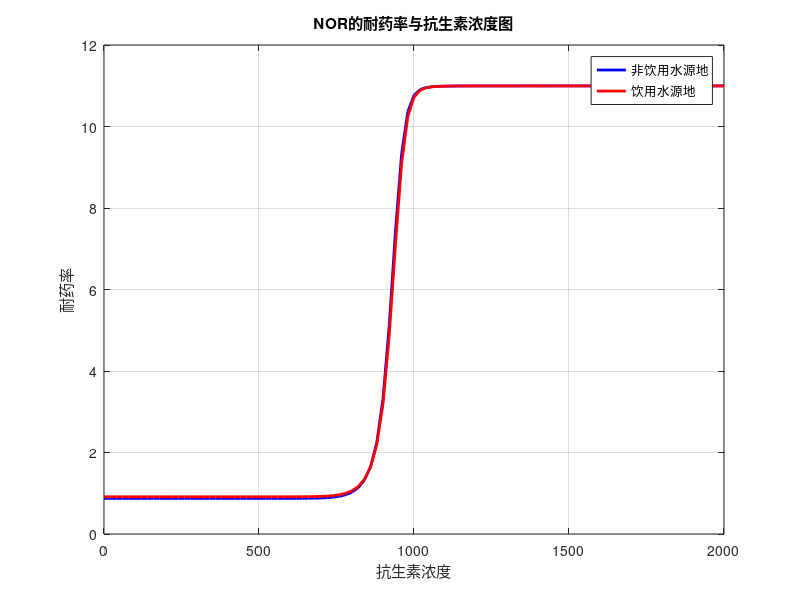

Recreate this plot in MATLAB.
% 参数设置
S0 = 1000; % 初始敏感细菌丰度
R0 = 100;  % 初始耐药细菌丰度
antibiotic_concentration = 0:20:2000; % 抗生素浓度范围
time = 0:0.01:100; % 时间范围，0到100，步长为0.01

% 非饮用水源地参数
M_non_drink = 5; % 营养浓度
mu_Rmax_non_drink = 0.09; % 耐药细菌最大生长速率
mu_Rmin_non_drink = -0.1; % 耐药细菌最小生长速率
mu_Smax_non_drink = 0.15; % 敏感细菌最大生长速率
mu_Smin_non_drink = -0.1; % 敏感细菌最小生长速率
d_non_drink = 0.9; % 死亡率
N = 100000; % 环境容纳量
k_non_drink = 20; % 希尔系数
KM_non_drink = 200; % 营养系数
MICs = 1000; % 敏感细菌希尔系数
MICr = 16000; % 耐药细菌希尔系数

% 饮用水源地参数
M_drink = 2; % 营养浓度
mu_Rmax_drink = 0.09;
mu_Rmin_drink = -0.1;
mu_Smax_drink = 0.14;
mu_Smin_drink = -0.1;
d_drink = 0.8;
k_drink = 20;
KM_drink = 100;

% 定义耐药率计算函数
calculate_resistance_rate = @(R, S, R0, S0) (R ./ (R + S)) ./ (R0 / (R0 + S0));

% 初始化曲线数据
resistance_rate_non_drink = zeros(length(antibiotic_concentration), length(time));
resistance_rate_drink = zeros(length(antibiotic_concentration), length(time));

% 模拟不同抗生素浓度下的细菌动态
for i = 1:length(antibiotic_concentration)
    a = antibiotic_concentration(i);
    
    % 初始化细菌丰度
    R_non_drink = R0;
    S_non_drink = S0;
    R_drink = R0;
    S_drink = S0;
    
    % 迭代时间步长
    for t = 1:length(time)
        % 计算非饮用水源地的耐药细菌增长速率
        growth_rate_R_non_drink = mu_Rmax_non_drink * M_non_drink / (KM_non_drink + M_non_drink) - ...
            ((mu_Rmax_non_drink * M_non_drink / (KM_non_drink + M_non_drink) - mu_Rmin_non_drink) * (a / MICr)^k_non_drink) / ...
            ((a / MICr)^k_non_drink - mu_Rmin_non_drink / mu_Rmax_non_drink);
        
        % 计算非饮用水源地的敏感细菌增长速率
        growth_rate_S_non_drink = mu_Smax_non_drink * M_non_drink / (KM_non_drink + M_non_drink) - ...
            ((mu_Smax_non_drink * M_non_drink / (KM_non_drink + M_non_drink) - mu_Smin_non_drink) * (a / MICs)^k_non_drink) / ...
            ((a / MICs)^k_non_drink - mu_Smin_non_drink / mu_Smax_non_drink);
        
        % 更新非饮用水源地的细菌丰度
        R_non_drink = R_non_drink + (growth_rate_R_non_drink * R_non_drink * (1 - (R_non_drink + S_non_drink) / N) - d_non_drink * R_non_drink) * 0.01;
        S_non_drink = S_non_drink + (growth_rate_S_non_drink * S_non_drink * (1 - (R_non_drink + S_non_drink) / N) - d_non_drink * S_non_drink) * 0.01;
        
        % 计算非饮用水源地的耐药率
        resistance_rate_non_drink(i, t) = calculate_resistance_rate(R_non_drink, S_non_drink, R0, S0);
        
        % 计算饮用水源地的耐药细菌增长速率
        growth_rate_R_drink = mu_Rmax_drink * M_drink / (KM_drink + M_drink) - ...
            ((mu_Rmax_drink * M_drink / (KM_drink + M_drink) - mu_Rmin_drink) * (a / MICr)^k_drink) / ...
            ((a / MICr)^k_drink - mu_Rmin_drink / mu_Rmax_drink);
        
        % 计算饮用水源地的敏感细菌增长速率
        growth_rate_S_drink = mu_Smax_drink * M_drink / (KM_drink + M_drink) - ...
            ((mu_Smax_drink * M_drink / (KM_drink + M_drink) - mu_Smin_drink) * (a / MICs)^k_drink) / ...
            ((a / MICs)^k_drink - mu_Smin_drink / mu_Smax_drink);
        
        % 更新饮用水源地的细菌丰度
        R_drink = R_drink + (growth_rate_R_drink * R_drink * (1 - (R_drink + S_drink) / N) - d_drink * R_drink) * 0.01;
        S_drink = S_drink + (growth_rate_S_drink * S_drink * (1 - (R_drink + S_drink) / N) - d_drink * S_drink) * 0.01;
        
        % 计算饮用水源地的耐药率
        resistance_rate_drink(i, t) = calculate_resistance_rate(R_drink, S_drink, R0, S0);
    end
end

% 绘制结果，取最终时间点的数据
figure;
plot(antibiotic_concentration, resistance_rate_non_drink(:, end), 'b', 'LineWidth', 2);
hold on;
plot(antibiotic_concentration, resistance_rate_drink(:, end), 'r', 'LineWidth', 2);
xlabel('抗生素浓度');
ylabel('耐药率');
title('NOR的耐药率与抗生素浓度图');
legend('非饮用水源地', '饮用水源地');
grid on;
hold off;
